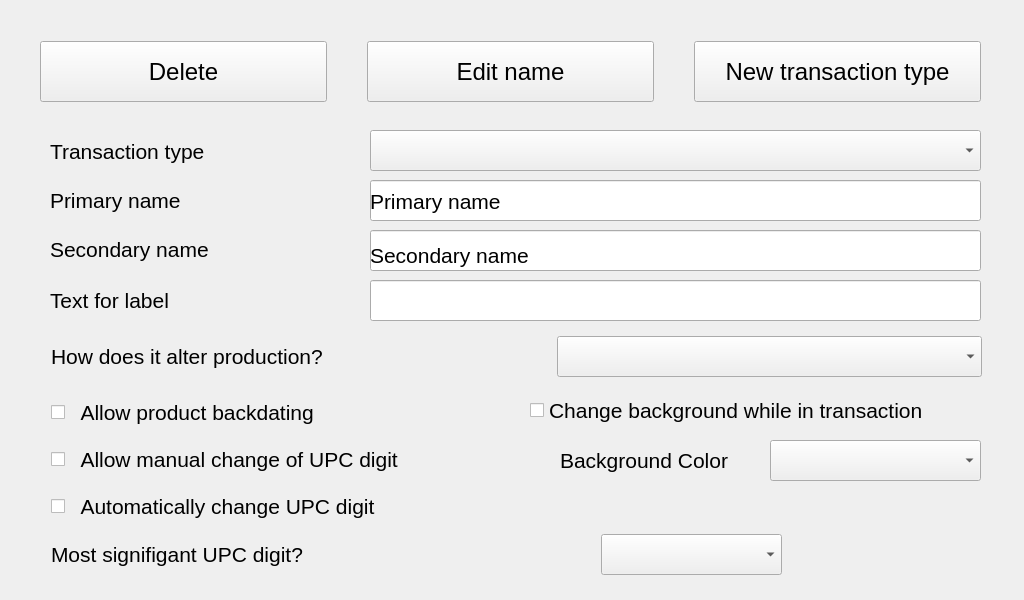
<?xml version="1.0" encoding="UTF-8"?>
<ui version="4.0">
 <class>SuperTotalTypesSetup</class>
 <widget class="QWidget" name="SuperTotalTypesSetup">
  <property name="geometry">
   <rect>
    <x>0</x>
    <y>0</y>
    <width>1024</width>
    <height>600</height>
   </rect>
  </property>
  <property name="windowTitle">
   <string>Form</string>
  </property>
  <widget class="QLineEdit" name="txtPriTotalTypeName">
   <property name="enabled">
    <bool>true</bool>
   </property>
   <property name="geometry">
    <rect>
     <x>370</x>
     <y>180</y>
     <width>611</width>
     <height>41</height>
    </rect>
   </property>
   <property name="minimumSize">
    <size>
     <width>0</width>
     <height>41</height>
    </size>
   </property>
   <property name="font">
    <font>
     <pointsize>22</pointsize>
    </font>
   </property>
   <property name="text">
    <string/>
   </property>
  </widget>
  <widget class="QLineEdit" name="txtSecTotalTypeName">
   <property name="geometry">
    <rect>
     <x>370</x>
     <y>230</y>
     <width>611</width>
     <height>41</height>
    </rect>
   </property>
   <property name="minimumSize">
    <size>
     <width>0</width>
     <height>41</height>
    </size>
   </property>
   <property name="font">
    <font>
     <pointsize>22</pointsize>
    </font>
   </property>
  </widget>
  <widget class="QComboBox" name="cboTotalType">
   <property name="geometry">
    <rect>
     <x>370</x>
     <y>130</y>
     <width>611</width>
     <height>41</height>
    </rect>
   </property>
   <property name="minimumSize">
    <size>
     <width>0</width>
     <height>41</height>
    </size>
   </property>
   <property name="font">
    <font>
     <pointsize>16</pointsize>
    </font>
   </property>
  </widget>
  <widget class="QLabel" name="lblPriTotalTypeName">
   <property name="geometry">
    <rect>
     <x>370</x>
     <y>180</y>
     <width>611</width>
     <height>43</height>
    </rect>
   </property>
   <property name="font">
    <font>
     <pointsize>16</pointsize>
    </font>
   </property>
   <property name="toolTip">
    <string notr="true"/>
   </property>
   <property name="text">
    <string>Primary name</string>
   </property>
  </widget>
  <widget class="QLabel" name="lblSecTotalTypeName">
   <property name="geometry">
    <rect>
     <x>370</x>
     <y>240</y>
     <width>610</width>
     <height>31</height>
    </rect>
   </property>
   <property name="font">
    <font>
     <pointsize>16</pointsize>
    </font>
   </property>
   <property name="toolTip">
    <string notr="true"/>
   </property>
   <property name="text">
    <string>Secondary name</string>
   </property>
  </widget>
  <widget class="QCheckBox" name="cbAllowBackDating">
   <property name="geometry">
    <rect>
     <x>51</x>
     <y>392</y>
     <width>431</width>
     <height>41</height>
    </rect>
   </property>
   <property name="minimumSize">
    <size>
     <width>0</width>
     <height>41</height>
    </size>
   </property>
   <property name="font">
    <font>
     <pointsize>16</pointsize>
    </font>
   </property>
   <property name="text">
    <string>  Allow product backdating</string>
   </property>
  </widget>
  <widget class="QCheckBox" name="cbManualChangeUPCDigit">
   <property name="geometry">
    <rect>
     <x>51</x>
     <y>439</y>
     <width>431</width>
     <height>41</height>
    </rect>
   </property>
   <property name="minimumSize">
    <size>
     <width>0</width>
     <height>41</height>
    </size>
   </property>
   <property name="font">
    <font>
     <pointsize>16</pointsize>
    </font>
   </property>
   <property name="text">
    <string>  Allow manual change of UPC digit</string>
   </property>
  </widget>
  <widget class="QCheckBox" name="cbAutoChangeUPCDigit">
   <property name="geometry">
    <rect>
     <x>51</x>
     <y>486</y>
     <width>431</width>
     <height>41</height>
    </rect>
   </property>
   <property name="minimumSize">
    <size>
     <width>0</width>
     <height>41</height>
    </size>
   </property>
   <property name="font">
    <font>
     <pointsize>16</pointsize>
    </font>
   </property>
   <property name="text">
    <string>  Automatically change UPC digit</string>
   </property>
  </widget>
  <widget class="QWidget" name="layoutWidget">
   <property name="geometry">
    <rect>
     <x>0</x>
     <y>40</y>
     <width>1021</width>
     <height>63</height>
    </rect>
   </property>
   <layout class="QHBoxLayout" name="horizontalLayout">
    <property name="spacing">
     <number>40</number>
    </property>
    <property name="leftMargin">
     <number>40</number>
    </property>
    <property name="rightMargin">
     <number>40</number>
    </property>
    <item>
     <widget class="QPushButton" name="butDeleteType">
      <property name="minimumSize">
       <size>
        <width>0</width>
        <height>61</height>
       </size>
      </property>
      <property name="font">
       <font>
        <pointsize>18</pointsize>
       </font>
      </property>
      <property name="text">
       <string>Delete</string>
      </property>
     </widget>
    </item>
    <item>
     <widget class="QPushButton" name="butEditName">
      <property name="minimumSize">
       <size>
        <width>0</width>
        <height>61</height>
       </size>
      </property>
      <property name="font">
       <font>
        <pointsize>18</pointsize>
       </font>
      </property>
      <property name="text">
       <string>Edit name</string>
      </property>
     </widget>
    </item>
    <item>
     <widget class="QPushButton" name="butNewType">
      <property name="minimumSize">
       <size>
        <width>0</width>
        <height>61</height>
       </size>
      </property>
      <property name="font">
       <font>
        <pointsize>18</pointsize>
       </font>
      </property>
      <property name="text">
       <string>New transaction type</string>
      </property>
     </widget>
    </item>
   </layout>
  </widget>
  <widget class="QWidget" name="layoutWidget2">
   <property name="geometry">
    <rect>
     <x>50</x>
     <y>130</y>
     <width>301</width>
     <height>141</height>
    </rect>
   </property>
   <layout class="QVBoxLayout" name="verticalLayout">
    <item>
     <widget class="QLabel" name="lblTotalType">
      <property name="font">
       <font>
        <pointsize>16</pointsize>
       </font>
      </property>
      <property name="text">
       <string>Transaction type</string>
      </property>
     </widget>
    </item>
    <item>
     <widget class="QLabel" name="lblPrimaryName">
      <property name="font">
       <font>
        <pointsize>16</pointsize>
       </font>
      </property>
      <property name="text">
       <string>Primary name</string>
      </property>
     </widget>
    </item>
    <item>
     <widget class="QLabel" name="lblSecondaryName">
      <property name="font">
       <font>
        <pointsize>16</pointsize>
       </font>
      </property>
      <property name="text">
       <string>Secondary name</string>
      </property>
     </widget>
    </item>
   </layout>
  </widget>
  <widget class="QWidget" name="layoutWidget3">
   <property name="geometry">
    <rect>
     <x>51</x>
     <y>335</y>
     <width>931</width>
     <height>43</height>
    </rect>
   </property>
   <layout class="QHBoxLayout" name="horizontalLayout_2">
    <property name="spacing">
     <number>80</number>
    </property>
    <item>
     <widget class="QLabel" name="lblHowReports">
      <property name="minimumSize">
       <size>
        <width>421</width>
        <height>0</height>
       </size>
      </property>
      <property name="font">
       <font>
        <pointsize>16</pointsize>
       </font>
      </property>
      <property name="text">
       <string>How does it alter production?</string>
      </property>
     </widget>
    </item>
    <item>
     <widget class="QComboBox" name="cboReportsToPrepack">
      <property name="minimumSize">
       <size>
        <width>421</width>
        <height>41</height>
       </size>
      </property>
      <property name="font">
       <font>
        <pointsize>16</pointsize>
       </font>
      </property>
     </widget>
    </item>
   </layout>
  </widget>
  <widget class="QWidget" name="layoutWidget4">
   <property name="geometry">
    <rect>
     <x>51</x>
     <y>533</y>
     <width>731</width>
     <height>43</height>
    </rect>
   </property>
   <layout class="QHBoxLayout" name="horizontalLayout_3">
    <item>
     <widget class="QLabel" name="lblUpcDigit">
      <property name="minimumSize">
       <size>
        <width>421</width>
        <height>41</height>
       </size>
      </property>
      <property name="maximumSize">
       <size>
        <width>181</width>
        <height>16777215</height>
       </size>
      </property>
      <property name="font">
       <font>
        <pointsize>16</pointsize>
       </font>
      </property>
      <property name="text">
       <string>Most signifigant UPC digit?</string>
      </property>
     </widget>
    </item>
    <item>
     <spacer name="horizontalSpacer">
      <property name="orientation">
       <enum>Qt::Horizontal</enum>
      </property>
      <property name="sizeHint" stdset="0">
       <size>
        <width>40</width>
        <height>20</height>
       </size>
      </property>
     </spacer>
    </item>
    <item>
     <widget class="QComboBox" name="cboUpcChangeDigit">
      <property name="minimumSize">
       <size>
        <width>181</width>
        <height>41</height>
       </size>
      </property>
      <property name="maximumSize">
       <size>
        <width>181</width>
        <height>16777215</height>
       </size>
      </property>
      <property name="font">
       <font>
        <pointsize>16</pointsize>
       </font>
      </property>
     </widget>
    </item>
   </layout>
  </widget>
  <widget class="QCheckBox" name="cbChangeBgColor">
   <property name="geometry">
    <rect>
     <x>530</x>
     <y>390</y>
     <width>431</width>
     <height>41</height>
    </rect>
   </property>
   <property name="minimumSize">
    <size>
     <width>0</width>
     <height>41</height>
    </size>
   </property>
   <property name="font">
    <font>
     <pointsize>16</pointsize>
    </font>
   </property>
   <property name="text">
    <string>Change background while in transaction</string>
   </property>
  </widget>
  <widget class="QComboBox" name="cboBackgroundColor">
   <property name="geometry">
    <rect>
     <x>770</x>
     <y>440</y>
     <width>211</width>
     <height>41</height>
    </rect>
   </property>
   <property name="font">
    <font>
     <pointsize>16</pointsize>
    </font>
   </property>
  </widget>
  <widget class="QLabel" name="lblBackgroundColor">
   <property name="geometry">
    <rect>
     <x>560</x>
     <y>440</y>
     <width>201</width>
     <height>41</height>
    </rect>
   </property>
   <property name="font">
    <font>
     <pointsize>16</pointsize>
    </font>
   </property>
   <property name="text">
    <string>Background Color</string>
   </property>
  </widget>
  <widget class="QLabel" name="lblTextForLabel">
   <property name="geometry">
    <rect>
     <x>50</x>
     <y>280</y>
     <width>299</width>
     <height>41</height>
    </rect>
   </property>
   <property name="font">
    <font>
     <pointsize>16</pointsize>
    </font>
   </property>
   <property name="text">
    <string>Text for label</string>
   </property>
  </widget>
  <widget class="QLineEdit" name="txtTextForLabel">
   <property name="enabled">
    <bool>true</bool>
   </property>
   <property name="geometry">
    <rect>
     <x>370</x>
     <y>280</y>
     <width>611</width>
     <height>41</height>
    </rect>
   </property>
   <property name="minimumSize">
    <size>
     <width>0</width>
     <height>41</height>
    </size>
   </property>
   <property name="font">
    <font>
     <pointsize>22</pointsize>
    </font>
   </property>
   <property name="text">
    <string/>
   </property>
  </widget>
 </widget>
 <resources/>
 <connections/>
</ui>
